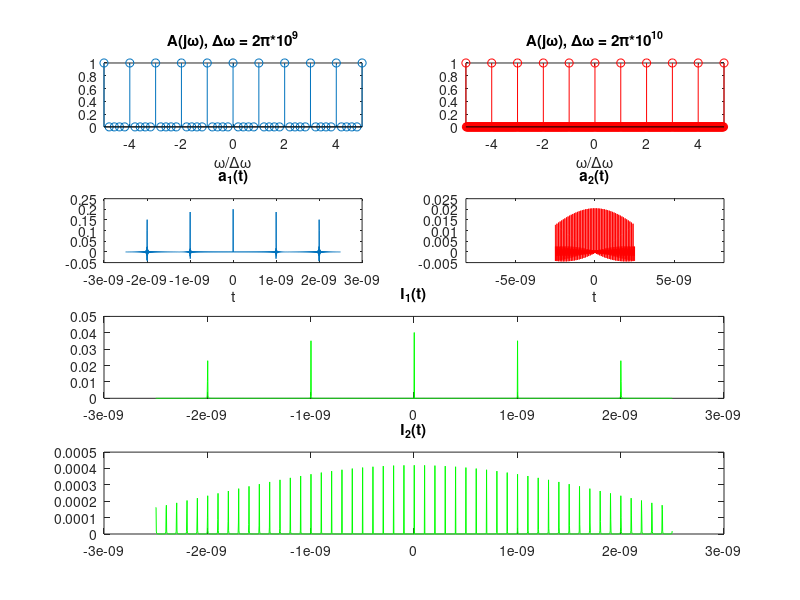

Recreate this plot in MATLAB.
clc; clear;

Fs = 2* 1e8;
delta_omega_a = 2* pi* 1e9;
delta_omega_b = 2* pi* 1e10;
L = 1000;
omega = Fs* 2* pi.* (-L: L);
dt = (2* pi)/ (Fs* 2* pi.* (2* L+ 1));
t = (-L: L).* dt;

%%%(a)%%%

% plotting A(jw)
int_index_0_a = abs(mod(omega./ delta_omega_a, 1) - 0) <= 0.01;
int_index_1_a = abs(mod(omega./ delta_omega_a, 1) - 1) <= 0.01;
A_a = zeros(1, length(omega));
A_a(int_index_0_a) = 1;
A_a(int_index_1_a) = 1;

figure(1);

subplot(4, 2, 1);
stem(omega./ delta_omega_a, A_a);
xlim([-5, 5]);
title('A(j\omega), \Delta\omega = 2\pi*10^9');
xlabel('\omega/\Delta\omega');

% plotting a(t)
a_a = ifftshift(ifft(ifftshift(A_a)));
subplot(4, 2, 3);
plot(t, (a_a));
title('a_1(t)');
xlabel('t');

%%%(b)%%%

% plotting A(jw)
int_index_0_b = abs(mod(omega./ delta_omega_b, 1) - 0) <= 0.01;
int_index_1_b = abs(mod(omega./ delta_omega_b, 1) - 1) <= 0.01;
A_b = zeros(1, length(omega));
A_b(int_index_0_b) = 1;
A_b(int_index_1_b) = 1;

subplot(4, 2, 2);
stem(omega./ delta_omega_b, A_b, 'r');
xlim([-5, 5]);
title('A(j\omega), \Delta\omega = 2\pi*10^{10}');
xlabel('\omega/\Delta\omega');

% plotting a(t)
a_b = ifftshift(ifft(ifftshift(A_b)));
subplot(4, 2, 4);
plot(t, (a_b), 'r');
xlim([-1e-9, 1e-9]);
title('a_2(t)');
xlabel('t');

%%%(c)%%%

I_a = abs(a_a).^ 2;
I_b = abs(a_b).^ 2;

subplot(4, 2, [5, 6]);
plot(t, I_a, 'g');
title('I_1(t)');
subplot(4, 2, [7, 8]);
plot(t, I_b, 'g');
title('I_2(t)');






